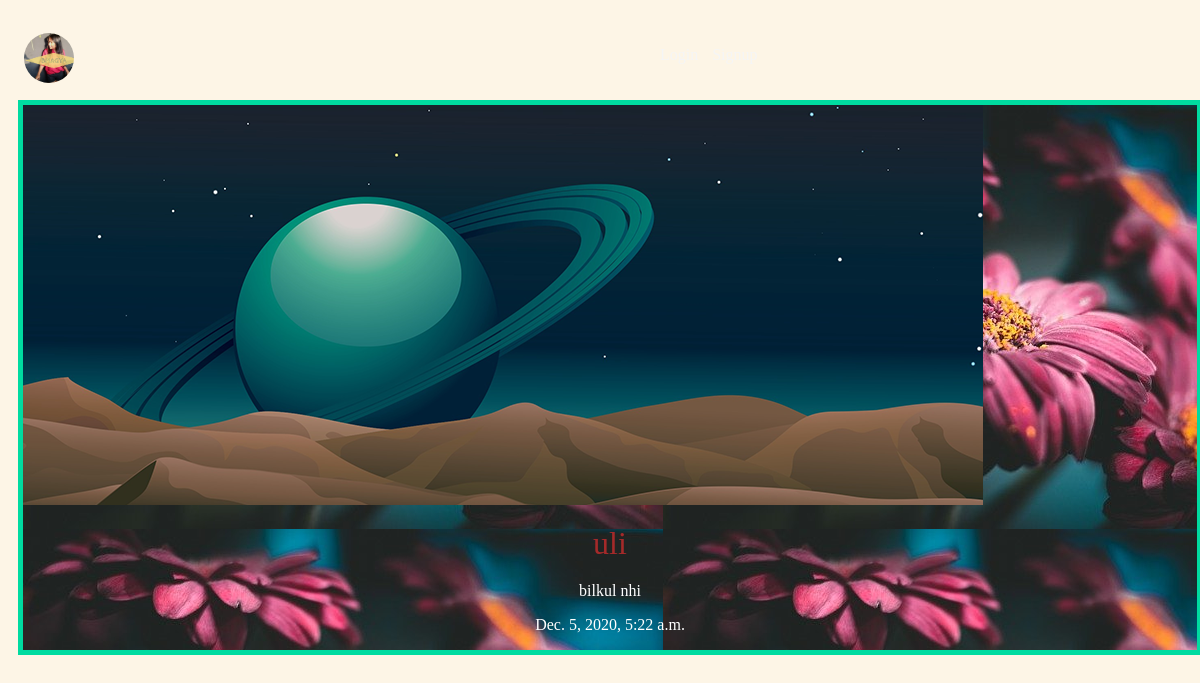
/Articles/uli/, run on the app's committed database.
### Articles/models.py (models this page shows, shortened)
class Article(models.Model):
    title = models.CharField(max_length=100)
    body = models.TextField()
    slug = models.SlugField()
    date = models.DateTimeField(auto_now_add=True)
    thumb = models.ImageField(default='default.png', blank=True)

### Articles/views.py (the view)
# urls.py: path('<slug>/', views.article_detail, name="detail"),
def article_detail(request, slug):
    article = Article.objects.get(slug=slug)
    return render(request, 'Articles/Article_detail.html', {'article': article})

### Articles/templates/Articles/Article_detail.html
{% extends 'base.html' %}
{% block content %}
<div class="Article_detail">
    <div class="article">
        <img src="{{ article.thumb.url }}"/>
        <h2>{{ article.title }}</h2>
        <p>{{ article.body }}</p>
        <p>{{ article.date }}</p>
    </div>
</div>
{% endblock %}

### Articles/static/style.css (style rules this page uses)
body { background-color: oldlace; background-repeat: no-repeat; color: #fff; }
body * { font-family: Ubuntu; }
h1, h2, h3, h4, h5 { color: brown; font-weight: normal; margin: 0; }
.article { padding: 10px; border: 5px solid #00dba0; position: relative; padding-bottom: 40px; background-image: url(flower.jpg); }
.article h2 { font-family: 'sans-serif', serif; font-size: 1.2em; }
.article_detail .article { padding: 0; }
.article_detail .article img { max-width: 100%; }
.article_detail .article h2 { text-align: center; margin: 20px auto; font-size: 2em; }
.article_detail .article p { text-align: center; }

### data on the page
Article: thumb (placeholder picture), title "uli", body "bilkul nhi", date "Dec. 5, 2020, 5:22 a.m."
